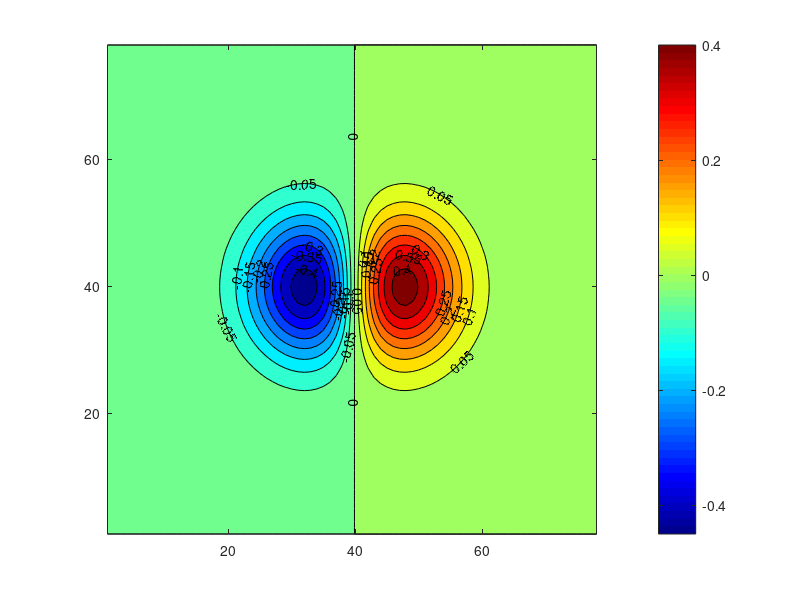

Reproduce this figure in MATLAB.
x=-3.5:0.09:3.5; y=-3.5:0.09:3.5;
[X Y]=meshgrid(x,y);
Z=X.*exp(-X.^2-Y.^2);
% subplot(2,2,1); mesh(X,Y,Z);    axis square;colorbar
% subplot(2,2,2); surf(X,Y,Z);    axis square;colorbar
% subplot(2,2,3); contour(X,Y,Z); axis square;colorbar
% subplot(2,2,4); 
[C,h]=contourf(Z,[-.45:.05:.45]);  axis square;
clabel(C,h);
colorbar
colormap(jet)